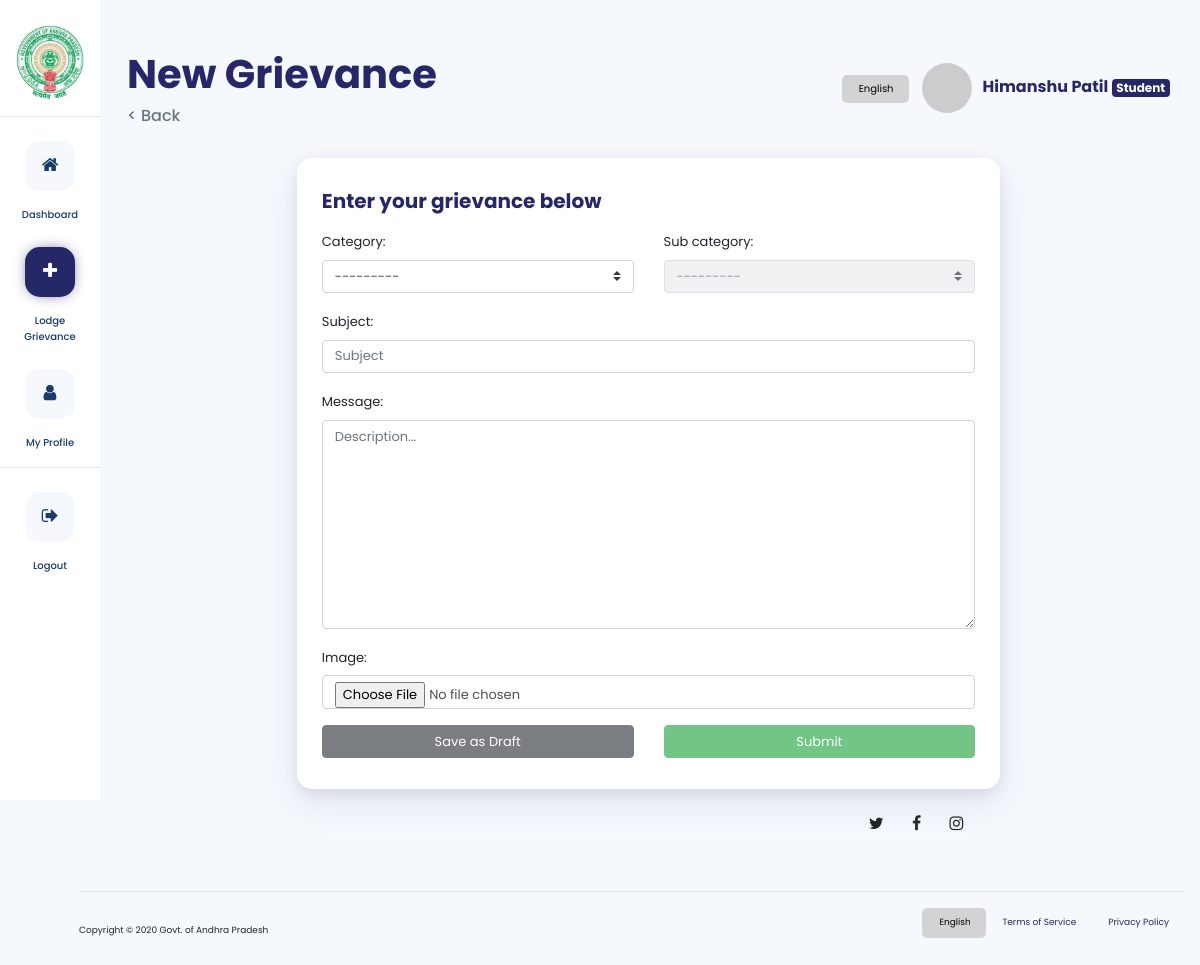
Screenshot of /dashboard/add/grievance/ (signed in) with the database file from the repository.
### accounts/models.py (models this page shows, shortened)
class User(DesignationConstants, AbstractUser):
    first_name = models.CharField(max_length=50)
    last_name = models.CharField(max_length=50)
    designation = models.CharField(max_length=5, choices=DesignationConstants.DESIGNATION_CHOICES)
    REQUIRED_FIELDS = ['first_name', 'last_name']

### studentg/views.py (the view, shortened to what this page needs)
# urls.py: path('add/grievance/', views.CreateGrievance.as_view(), name="add_grievance"),
@method_decorator(login_required, name="dispatch")
class CreateGrievance(CreateView):
    model = Grievance
    form_class = NewGrievanceForm
    template_name = 'studentg/add_grievance.html'
    success_url = reverse_lazy('dashboard')
    def get_form_kwargs(self):
        kwargs = super(CreateGrievance, self).get_form_kwargs()
        kwargs.update({'user': self.request.user})
        return kwargs

### studentg/forms.py (shortened to what this page needs)
class NewGrievanceForm(forms.ModelForm):
    class Meta:
        model = Grievance
        fields = ['category', 'sub_category', 'subject', 'message', 'image']
    def __init__(self, *args, **kwargs):
        user = kwargs.pop('user')
        super(NewGrievanceForm, self).__init__(*args, **kwargs)
        self.fields['sub_category'].queryset = SubCategory.objects.none()
        if kwargs['instance']:
            self.fields['sub_category'].queryset = kwargs['instance'].redressal_body.subcategories

### accounts/templatetags/gravatar.py (called while the page is built)
@register.filter
def gravatar(user):
    email = user.email.lower().encode('utf-8')
    default = 'mm'
    size = 256
    url = 'https://www.gravatar.com/avatar/{md5}?{params}'.format(
        md5=hashlib.md5(email).hexdigest(),
        params=urlencode({'d': default, 's': str(size)})
    )
    return url

### templates/studentg/add_grievance.html (shortened to what this page needs)
{% extends 'studentg/dashboard_base.html' %}
{% load static %}
{% load widget_tweaks %}
{% block page_heading %}New Grievance{% endblock page_heading %}
{% block page_content %}
<div class="container mt-3 pl-lg-5">
    <div class="row justify-content-center">
        <div class="col-lg-8 col-12 px-lg-3">
            <div class="card-custom mt-2 mt-lg-1 help-card">
                <div class="row justify-content-between align-items-center">
                    <div class="col">
                        <h5 class="my-3 card-custom-title">Enter your grievance below</h5>
                    </div>
                </div>
                <form method="post" enctype="multipart/form-data" class="form-loads-subcategories"
                    data-sub-categories-url="{% url 'load_subcategories' %}">
                    <div class="form-group mb-3  volunteer-field">
                        <div class="row">
                            <div class="col">
                                {{ form.category.label_tag }}
                                {% render_field form.category class="custom-select" %}
                            </div>
                            <div class="col">
                                {{ form.sub_category.label_tag }}
                                {% render_field form.sub_category class="custom-select" %}
                            </div>
                        </div>
                    </div>
                    <div class="form-group mb-3 ">
                        {{ form.subject.label_tag }}
                        {% render_field form.subject class="form-control" placeholder="Subject" %}
                    </div>
                    <div class="form-group my-3">
                        {{ form.message.label_tag }}
                        {% render_field form.message class="form-control" placeholder="Description..." %}
                    </div>
                    <div class="form-group">
                        {{ form.image.label_tag }}
                        {% render_field form.image class="form-control" %}
                    </div>
                    <div style="text-align: center" class=" mb-3 ">
                        <div class="row">
                            <div class="col">
                                <button type="submit" class="btn btn-dark submit_grievance" name="draft_submit"
                                    style="width: 100%">
                                    Save as Draft
                                </button>
                            </div>
                            <div class="col">
                                <button type="submit" class="btn btn-success submit_grievance" name="true_submit"
                                    style="width: 100%">Submit
                                </button>
                            </div>
                        </div>
                    </div>
                </form>
            </div>
        </div>
    </div>
</div>
{% endblock page_content %}

### templates/studentg/dashboard_base.html (shortened to what this page needs)
{% load static %}
{% load gravatar %}
<!DOCTYPE html>
<html lang="en">
<head>
    <link href="{% static 'assets/css/custom-css/index.css' %}" rel="stylesheet"/>
    <link rel="stylesheet" href="https://stackpath.bootstrapcdn.com/bootstrap/4.4.1/css/bootstrap.min.css"
>
    <link href="{% static 'assets/css/font-awesome.min.css' %}" rel="stylesheet"/>
</head>
<body class="landing-page pl-lg-5 ml-lg-3"
      style="background-color: #f5f9fe">
<div class="partials_sidebar_import d-none d-lg-block">
    {% include "studentg/includes/partial_sidebar.html" %}
</div>
<div class="container pl-lg-5 mt-4 mt-lg-0 mb-2">
    <div class="col page-title mt-5 mt-lg-0" style="padding-top: 50px; padding-bottom: 5px;">
        <div class="row align-items-center" align="center">
            <div class="col">
                <h1 class="font-weight-bold" style="color:#252766; text-align: left">{% block page_heading %}{% endblock page_heading %}</h1>
                <h6 href="grievances_list.html" class="text-muted" style="text-align: left; cursor: pointer"
                    onClick="javascript:history.go(-1)" class="text-muted">< Back</h6>
            </div>
            <div class="col justify-content-end d-none d-lg-block">
                <h6 class="font-weight-bold" style="color:#252766; text-align: end">
                    <select onchange="doGTranslate(this);" style="border-radius: 5px; font-size: x-small; padding: 8px 16px !important; ::ms-expand{ display: none}; -webkit-appearance: none;
    -moz-appearance: none;
    text-indent: 1px;
    text-overflow: ''; border: none; cursor: pointer;background-color: lightgrey; color:black">
                        <option class="lang notranslate" value="en|en">English</option>
                    </select>
                    <img src="{{ request.user|gravatar }}" class="profile-pic-dashboard" height="50">
                    {{ request.user.first_name }} {{ request.user.last_name }}
                    <span class="badge badge-secondary"
                          style="background-color:#252766">{{ request.user.get_designation_display }}</span>
                </h6>
            </div>
        </div>
    </div>
</div>
{% block page_content %}
{% endblock page_content %}
<div class="partials_footer">
    {% include "includes/partial_footer.html" %}
</div>
</body>
</html>

### static/assets/css/custom-css/index.css (style rules this page uses)
.card-custom-title { font-weight: bold; color: #252766; }
.partials_sidebar_import { padding-top: 25px; left: 0; width: 100px; height: 100vh; z-index: 100; color: white; position: fixed; background-color: white; overflow-y: scroll; }
.lang { color: black; }
.page-title { padding-top: 100px; padding-bottom: 50px; color: white; font-family: 'Poppins', sans-serif; text-align: center; }
.card-custom { background-color: white; border-radius: 15px; padding: 15px 15px; box-shadow: 0 15px 35px rgba(50, 50, 93, 0.1), 0 5px 15px rgba(0, 0, 0, 0.07) !important; }
.card-custom input, .card-custom select, .card-custom button, .card-custom textarea, .card-custom p, .card-custom .custom-checkbox, .card-custom label, table thead, table tbody, .card-custom h6 { font-size: x-small !important; }
@media (min-width: 992px) { .card-custom input, .card-custom select, .card-custom button, .card-custom textarea, .card-custom p, .card-custom .custom-checkbox, .card-custom label, table thead, table tbody, .card-custom h6 { font-size: small !important; } }
@media (min-width: 992px) { .card-custom { padding: 15px 25px; } }
.profile-pic-dashboard { width: 50px; border-radius: 50%; }
body { font-family: 'Poppins', sans-serif; }
* { font-family: 'Poppins', sans-serif; }
html { scroll-behavior: smooth; }

### templates/studentg/includes/partial_navbar.html (style rules this page uses)
body { top: 0 !important; }

### templates/studentg/dashboard_base.html (style rules this page uses)
body { top: 0 !important; }

### rows the page displays
User: user.first_name "Himanshu", user.last_name "Patil", user.designation "Student"
